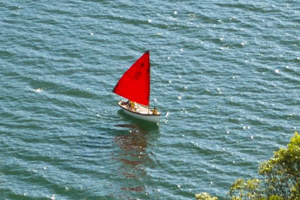
#> input picture exemples/image.png, 300 x 200 px
$ python hist.py
#> lines starting #> are read from the running program, lines starting #| are printed output that depends on the picture
import cv2
from matplotlib import pyplot as plt

# Charger l'image en niveaux de gris
image = cv2.imread('image.png', cv2.IMREAD_GRAYSCALE)
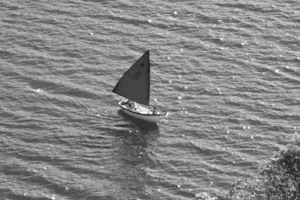
#> image: shape (200, 300); min 25, max 254, mean 134

# Calculer l'histogramme
hist = cv2.calcHist([image], [0], None, [256], [0,256])
#> hist = 256 values, max 804 at index 142, min 0 at index 0, mean 234.4

# Afficher l'histogramme
plt.plot(hist)
plt.title('Histogramme des Pixels')
plt.xlabel('Intensité')
plt.ylabel('Nombre de Pixels')
plt.show()
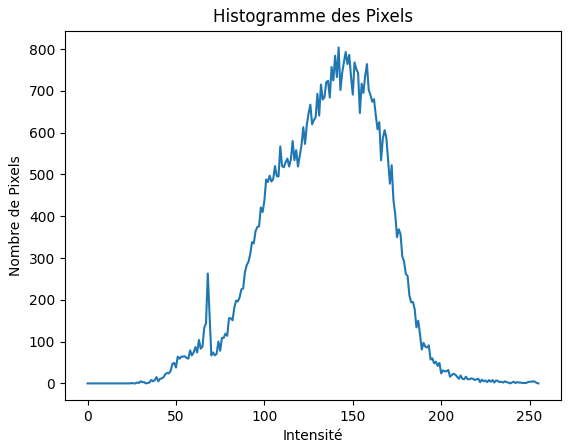
#> figure drawn by matplotlib, 1 panel; curve peaks at x = 142, y = 804

$ run again, with exemples/im.webp saved as exemples/image.png
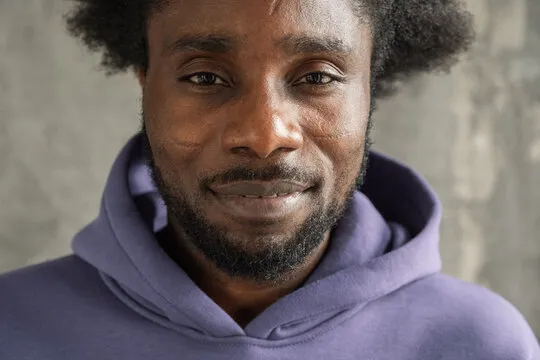
#> input picture exemples/im.webp, 540 x 360 px
#> `image = cv2.imread('image.png', cv2.IMREAD_GRAYSCALE)`:
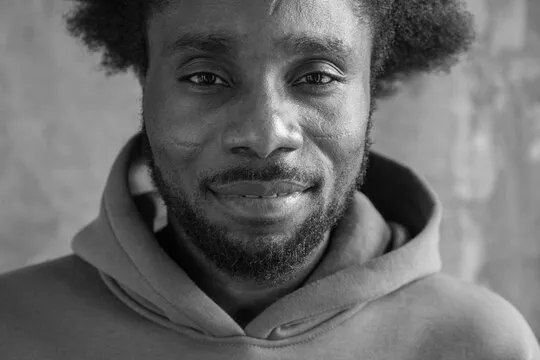
#> image: shape (360, 540); min 0, max 249, mean 105.9
#> hist = 256 values, max 4058 at index 144, min 0 at index 250, mean 759.4
#> `plt.show()`:
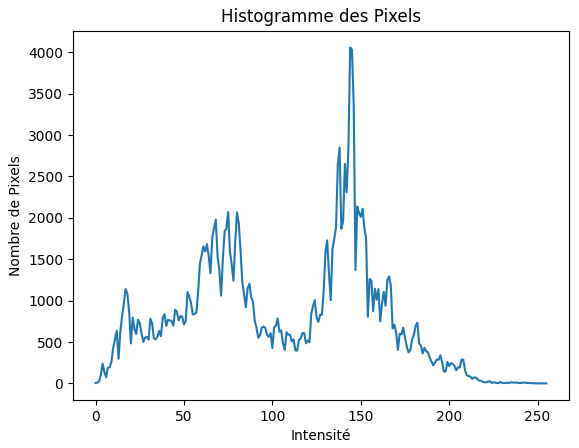
#> figure drawn by matplotlib, 1 panel; curve peaks at x = 144, y = 4058
